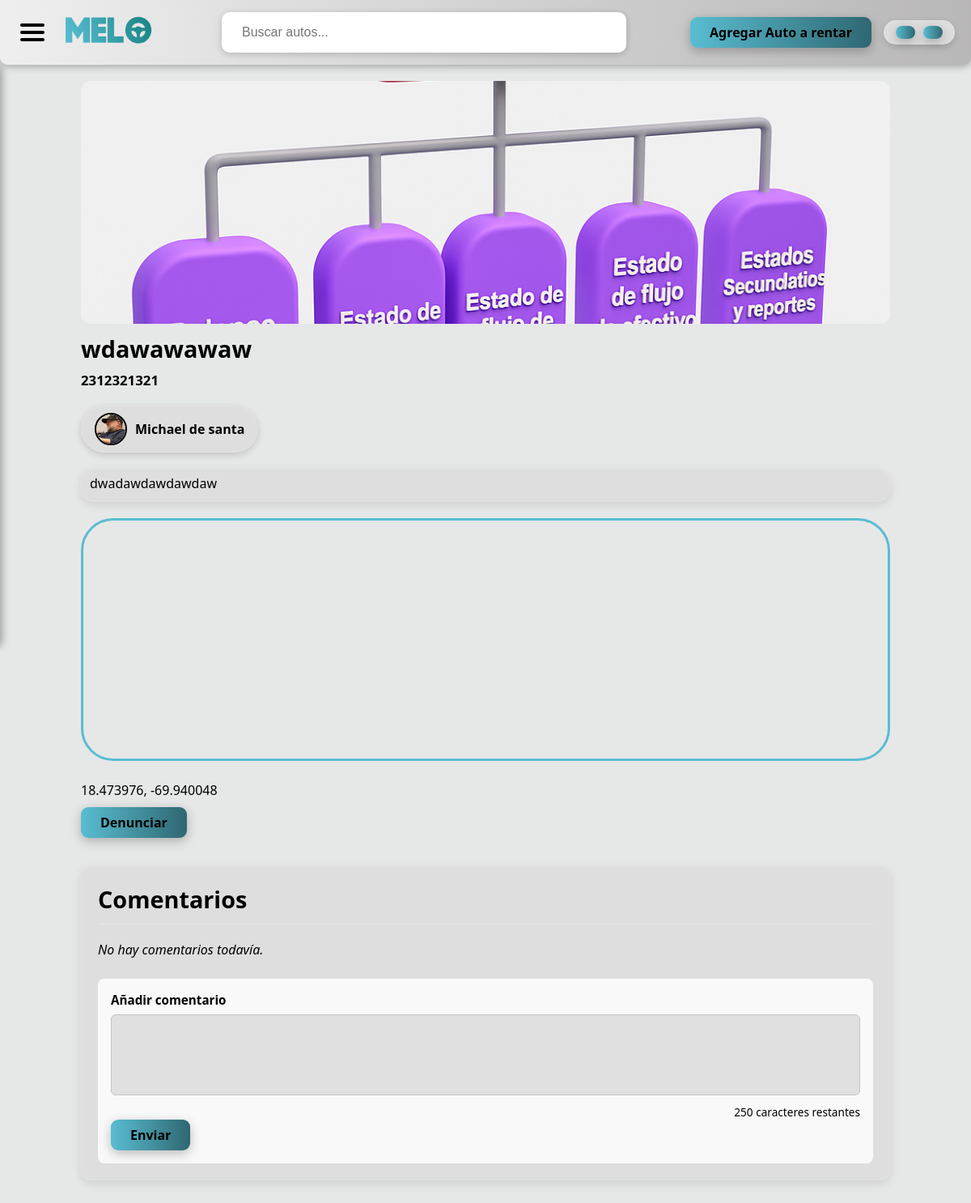
The app's page /detalle_auto.php?id=17 with its own data.
### tables this page shows
CREATE TABLE `autos` (
  `id` int(11) NOT NULL,
  `usuario` varchar(100) NOT NULL,
  `nombre` varchar(100) NOT NULL,
  `descripcion` text DEFAULT NULL,
  `precio` varchar(50) DEFAULT NULL,
  `estrellas` int(11) DEFAULT 5,
  `imagen` varchar(255) DEFAULT NULL,
  `fecha_creacion` timestamp NOT NULL DEFAULT current_timestamp(),
  `categoria` varchar(50) DEFAULT 'General',
  `ubicacion` varchar(255) DEFAULT NULL,
  `oculto` tinyint(1) DEFAULT 0
);

CREATE TABLE `registro` (
  `ID_Registro` int(11) NOT NULL,
  `Nombre` varchar(100) NOT NULL,
  `CorreoElectronico` varchar(100) NOT NULL,
  `Contrasena` varchar(100) NOT NULL,
  `imagen_perfil` varchar(255) DEFAULT NULL,
  `imagen_fondo` varchar(255) DEFAULT NULL
);

### conexion.php (called while the page is built, shortened)
<?php
$usuario = "root";

### detalle_auto.php (the view, shortened to what this page needs)
<?php
require 'conexion.php';
$id = isset($_GET['id']) ? (int)$_GET['id'] : 0;
$stmt = $conn->prepare("SELECT a.*, r.imagen_perfil, r.Nombre FROM autos a JOIN registro r ON a.usuario = r.Nombre WHERE a.id = ?");
$stmt->bind_param("i", $id);
$stmt->execute();
$auto = $stmt->get_result()->fetch_assoc();
$stmt = $conn->prepare("SELECT usuario, comentario, fecha FROM comentarios WHERE id_auto = ? ORDER BY fecha DESC");
$stmt->bind_param("i", $id); $stmt->execute();
$result_comments = $stmt->get_result();
?>
<!DOCTYPE html>
<html lang="es">
<head>
  <link rel="stylesheet" href="css/style.css" />
  <link href="https://cdn.boxicons.com/fonts/basic/boxicons.min.css" rel="stylesheet">
</head>
<body>
<?php include 'header.php'; ?>
<div class="car-detail-card">
  <img src="<?php echo htmlspecialchars($auto['imagen']); ?>" alt="Imagen del auto" class="car-image" />
  <div class="car-info">
    <h1 class="car-title"><?php echo htmlspecialchars($auto['nombre']); ?></h1>
    <p class="car-price"><?php echo htmlspecialchars($auto['precio']); ?></p>
    <a href="perfil_publico.php?nombre=<?php echo urlencode($auto['Nombre']); ?>" class="public-profile-link">
      <div class="public-profile-bubble">
        <div class="public-profile-pic">
          <img src="<?php echo !empty($auto['imagen_perfil']) ? htmlspecialchars($auto['imagen_perfil']) : 'img/Profile_Icon.png'; ?>" alt="Perfil del dueño" />
        </div>
        <p class="public-username"><?php echo htmlspecialchars($auto['Nombre']); ?></p>
      </div>
    </a>
    <div class="description-bubble" id="description-bubble">
      <p id="car-description"><?php echo nl2br(htmlspecialchars($auto['descripcion'])); ?></p>
    </div>
    <?php if (!empty($auto['ubicacion'])): ?>
      <iframe class="car-map" width="100%" height="300" loading="lazy" allowfullscreen src="https://www.google.com/maps?q=<?php echo urlencode($auto['ubicacion']); ?>&output=embed"></iframe>
    <?php endif; ?>
  </div>
  <p class="car-location"><?php echo htmlspecialchars($auto['ubicacion'] ?? 'No especificada'); ?></p>
  <a href="denuncias.php?id=<?php echo $auto['id']; ?>" class="boton">Denunciar</a>
  <div class="comentarios">
    <h2>Comentarios</h2>
    <?php if ($result_comments->num_rows === 0): ?>
      <p class="sin-comentarios">No hay comentarios todavía.</p>
    <?php endif; ?>
    <?php if ($usuario): ?>
    <form method="post" class="formulario-comentario">
      <label for="nuevo_comentario">Añadir comentario</label>
      <textarea id="nuevo_comentario" name="nuevo_comentario" maxlength="250" required oninput="updateCounter()"></textarea>
      <div id="charCounter">250 caracteres restantes</div>
      <button type="submit" class="boton">Enviar</button>
    </form>
    <?php endif; ?>
  </div>
</div>
</body>
</html>

### records on screen
autos: imagen (picture), nombre "wdawawawaw", precio "2312321321", registro.imagen_perfil (picture), registro.Nombre "Michael de santa", descripcion "dwadawdawdawdaw", ubicacion "18.473976, -69.940048"
